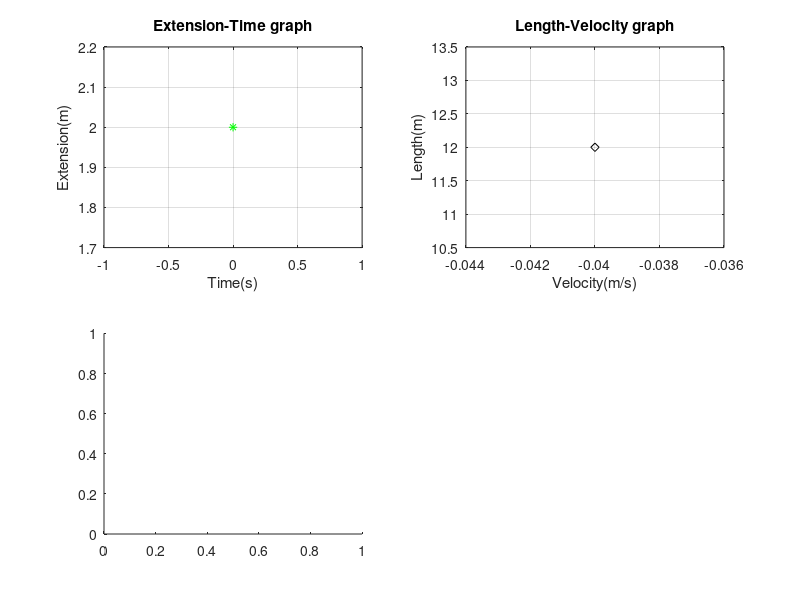

Write MATLAB code to recreate this figure. (Note: this script raises an error after producing the figure.)
k=1;    %spring constant
L0=10;  %original length of spring
m=0.1;  %mass of block
Vo=0;   %initial velocity of block
X=2;    %extension of spring 
Ep=0.5*k*X.^2;  %elastic potential energy   
Ek=0;   %kinetic energy
dt=0.002;   %the fixed time interval 
for t=0:dt:2;
    a=-k*X/m;
    Vo= Vo+a*dt;    %velocity changes in every 'dt's
    X= X+Vo*dt;     %displacement changes with corresponding to velocity
    L=L0+X;         %length changes with corresponding to displacement
    Ep=0.5*k*X.^2;  %elastic potential energy changes with corresponding to displacement 
    Ek=0.5*m*Vo.^2; %kinetic energy changes with corresponding to velocity
    Et=Ep+Ek;       %total energy is equal to the addition of elastic potential energy and kinetic energy
    
  subplot(2,2,1);   %draw the extension-time graph
  plot(t,X,'g:*');    
  xlabel('Time(s)');
  ylabel('Extension(m)');
  title('Extension-Time graph')
  hold on;
  grid on;
  
  
  subplot(2,2,2);   %draw the length-velocity graph
  plot(Vo,L,'k:diamond');
  xlabel('Velocity(m/s)');
  ylabel('Length(m)');
  title('Length-Velocity graph')
  hold on;
  grid on;
  
  subplot(2,2,3);   %draw the length-elastic potential energy graph
  plot(Ep,L,'r:X');
  xlabel('Elastic potential energy(J)');
  ylabel('Length(m)');
  title('Length-Elastic potential energy graph')
  hold on;
  grid on;
    
  subplot(2,2,4);   %draw the total energy-length graph
  plot(L,Et,'m:O');
  xlabel('Length(m)');
  ylabel('Total Energy(J)');
  title('Total energy-Length graph')
  axis([0,15,0,5]);
  hold on;
  grid on;
  
end;


   
